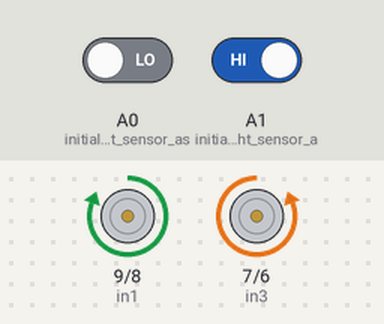
Recording of a sketch running on a simulated Arduino Uno, built with avr-gcc and run on an emulated ATmega328P. Shown: motor-driver pin pairs drawn as motors (green arrow = first pin HIGH = forward, orange = second pin HIGH = backward, longer = more drive, scaled by the enable pin). The inputs (shaded band) are chosen by the test bench; at power-on: A0 (initialize_Left_sensor_as) LOW, A1 (initialize_Right_sensor_a) HIGH.

Above: at 1.2 s.
1.3 s: A0 (initialize_Left_sensor_as) driven HIGH
At 2.3 s:
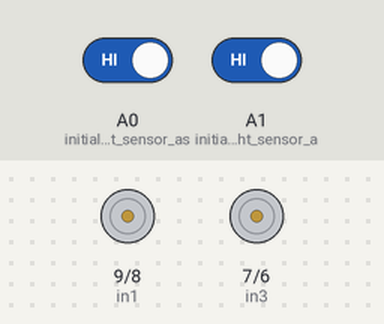
2.8 s: A1 (initialize_Right_sensor_a) driven LOW
At 3.5 s:
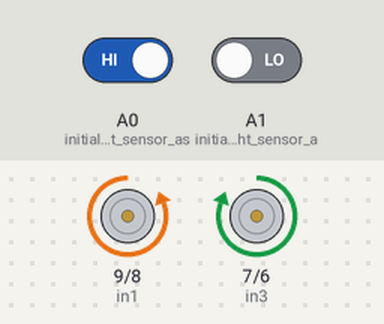
4.3 s: A0 (initialize_Left_sensor_as) driven LOW
At 4.6 s:
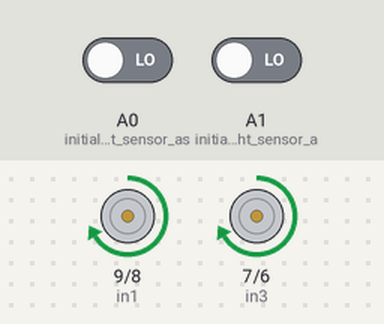
5.8 s: A1 (initialize_Right_sensor_a) driven HIGH
At 7.0 s:
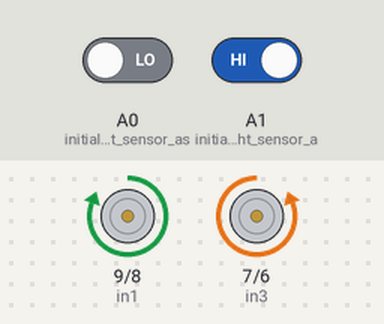
7.3 s: A0 (initialize_Left_sensor_as) driven HIGH
At 8.1 s:
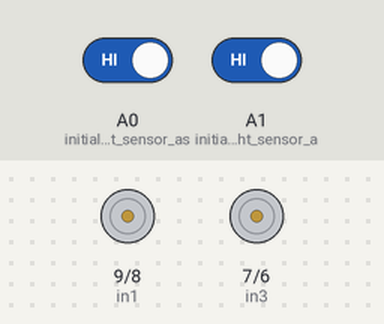
8.8 s: A1 (initialize_Right_sensor_a) driven LOW
At 9.3 s:
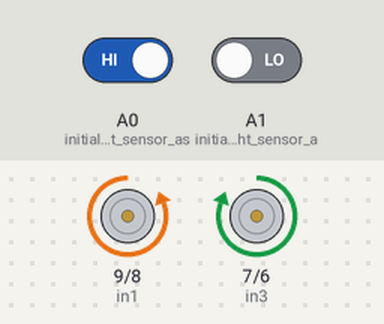
Timing chart, 0 to 11.3 s (numbered marks = the images above; inputs shaded):
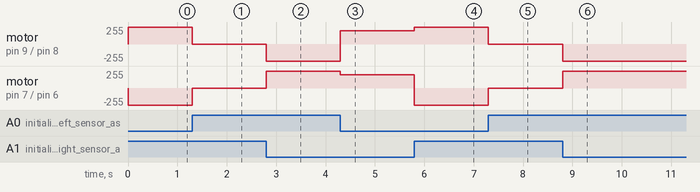

Measured:
- after the input at 1.3 s, motor on pin 9 (in1) / pin 8 (in2): forward 255/255 → stopped at once; motor on pin 7 (in3) / pin 6 (in4): backward 255/255 → stopped at once
- after the input at 2.8 s, motor on pin 9 (in1) / pin 8 (in2): stopped → backward 255/255 at once; motor on pin 7 (in3) / pin 6 (in4): stopped → forward 255/255 at once
- after the input at 4.3 s, motor on pin 9 (in1) / pin 8 (in2): backward 255/255 → forward 200/255 at once; motor on pin 7 (in3) / pin 6 (in4): forward 255/255 → forward 200/255 at once
- after the input at 5.8 s, motor on pin 9 (in1) / pin 8 (in2): forward 200/255 → forward 255/255 at once; motor on pin 7 (in3) / pin 6 (in4): forward 200/255 → backward 255/255 at once
- after the input at 7.3 s, motor on pin 9 (in1) / pin 8 (in2): forward 255/255 → stopped at once; motor on pin 7 (in3) / pin 6 (in4): backward 255/255 → stopped at once
- after the input at 8.8 s, motor on pin 9 (in1) / pin 8 (in2): stopped → backward 255/255 at once; motor on pin 7 (in3) / pin 6 (in4): stopped → forward 255/255 at once

The sketch:

line_following_robot.ino
```cpp
#define in1 9
#define in2 8
#define in3 7
#define in4 6
#define enA 10
#define enB 5


 int M1_Speed = 200; // speed of motor 1
 int M2_Speed = 200; // speed of motor 2


 int LeftRotationSpeed = 255;  // Left Rotation Speed
 int RightRotationSpeed = 255; // Right Rotation Speed


 void setup() {

  pinMode(in1,OUTPUT);
  pinMode(in2,OUTPUT);
  pinMode(in3,OUTPUT);
  pinMode(in4,OUTPUT);

    pinMode(enA,OUTPUT);
    pinMode(enB,OUTPUT);

      pinMode(A0, INPUT); // initialize Left sensor as an input
      pinMode(A1, INPUT); // initialize Right sensor as an input

}

void loop() {

  int LEFT_SENSOR = digitalRead(A0);
  int RIGHT_SENSOR = digitalRead(A1);

if(RIGHT_SENSOR==0 && LEFT_SENSOR==0) {
    forward(); //FORWARD
}

  else if(RIGHT_SENSOR==0 && LEFT_SENSOR==1) {
    right(); //Move Right
 }

  else if(RIGHT_SENSOR==1 && LEFT_SENSOR==0) {
    left(); //Move Left
}

  else if(RIGHT_SENSOR==1 && LEFT_SENSOR==1) {
    Stop();  //STOP
 }
}


void forward()
{
            digitalWrite(in1, HIGH);
            digitalWrite(in2, LOW);
            digitalWrite(in3, HIGH);
            digitalWrite(in4, LOW);

                analogWrite(enA, M1_Speed);
                analogWrite(enB, M1_Speed);
}

void backward()
{
            digitalWrite(in1, LOW);
            digitalWrite(in2, HIGH);
            digitalWrite(in3, LOW);
            digitalWrite(in4, HIGH);

                analogWrite(enA, M1_Speed);
                analogWrite(enB, M2_Speed);
}

void right()
{
            digitalWrite(in1, LOW);
            digitalWrite(in2, HIGH);
            digitalWrite(in3, HIGH);
            digitalWrite(in4, LOW);

                analogWrite(enA, LeftRotationSpeed);
                analogWrite(enB, RightRotationSpeed);
}

void left()
{
            digitalWrite(in1, HIGH);
            digitalWrite(in2, LOW);
            digitalWrite(in3, LOW);
            digitalWrite(in4, HIGH);

                analogWrite(enA, LeftRotationSpeed);
                analogWrite(enB, RightRotationSpeed);
}


void Stop()
{
            digitalWrite(in1, LOW);
            digitalWrite(in2, LOW);
            digitalWrite(in3, LOW);
            digitalWrite(in4, LOW);
}
```
